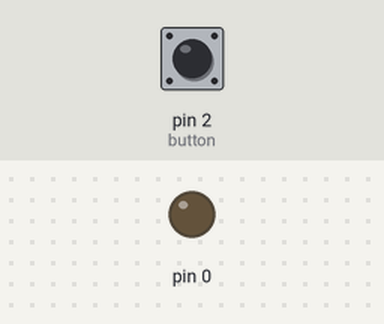
Bench run of a sketch on a simulated Arduino Uno, built with avr-gcc and run on an emulated ATmega328P. Shown: output pins drawn as LEDs (lit = HIGH). The inputs (shaded band) are chosen by the test bench; at power-on: pin 2 (button) HIGH.

Above: at 1.2 s.
1.3 s: pin 2 (button) pulled LOW for 0.15 s
At 1.4 s:
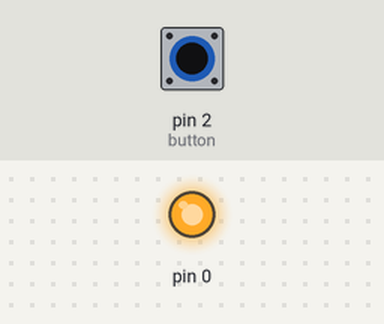
3.0 s: pin 2 (button) pulled LOW for 3.2 s
At 6.7 s:
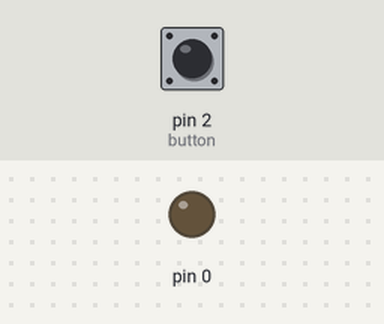
Timing chart, 0 to 8.2 s (numbered marks = the images above; inputs shaded):
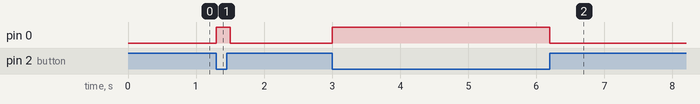

Measured:
- after the input at 1.3 s, pin 0: LOW → HIGH at once, → LOW 0.20 s later
- after the input at 3.0 s, pin 0: LOW → HIGH at once, → LOW 3.2 s later

The sketch:

Job9.ino
```cpp
int button = 2;
int led;
int etatButton;
void setup() {
  // put your setup code here, to run once:
  pinMode(button, INPUT);
  pinMode(led, OUTPUT);
  pinMode(led, OUTPUT);
}

void loop() {
  // put your main code here, to run repeatedly:
  etatButton = digitalRead(button);

  if (etatButton == LOW) {
    digitalWrite(led, HIGH);
  }
  else{
    digitalWrite(led, LOW);
  }
  delay(100);
}
```
